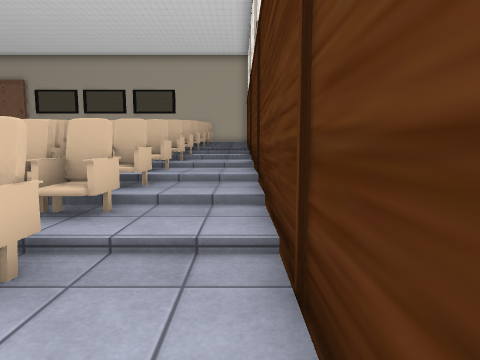
view 1 (above)

22 first-person views from a walk through a 3-D level made in the Unity game engine. The camera is 1.4 m above the floor, tilts 6° down and sees 75° across. The floor is counted in squares, 1.12 m on a side. Each view is taken from the middle of a square. On the plan, view 1 faces up. The plan holds only what a view shows up to about 14 squares ahead; the rest is blank. The player is left out. Some surface patterns are stand-ins.

view 2
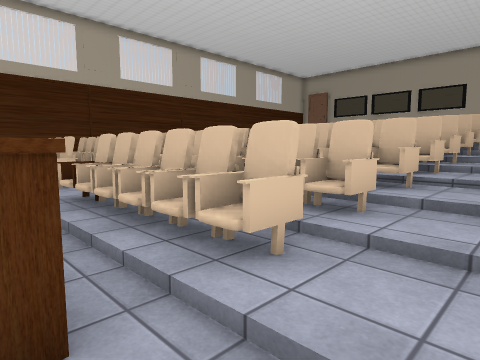

view 3
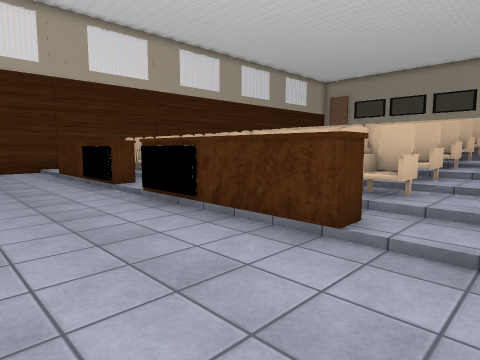

view 4
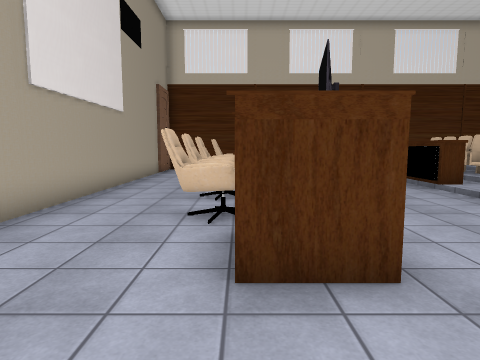

view 5
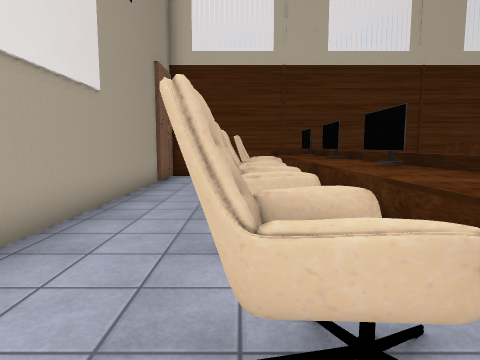

view 6
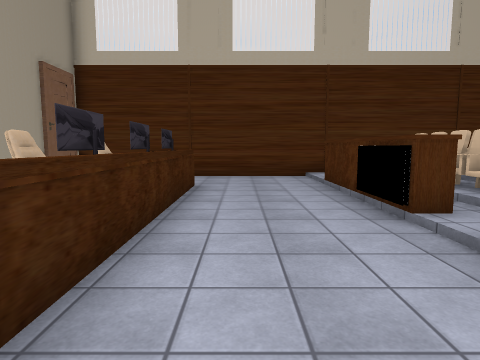

view 7
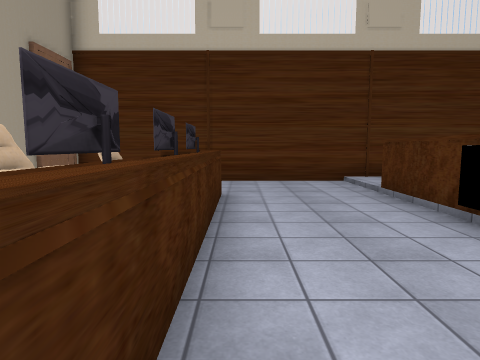

view 8
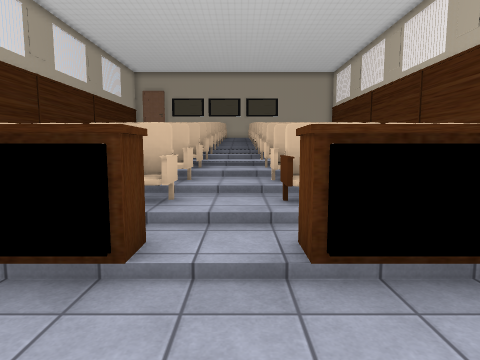

view 9
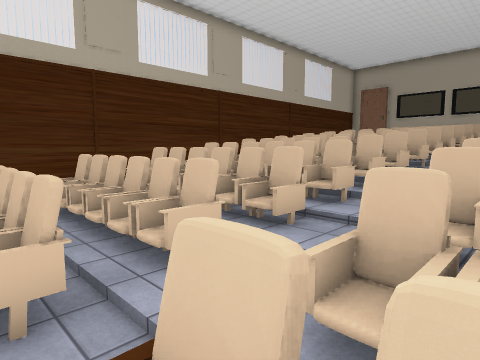

view 10
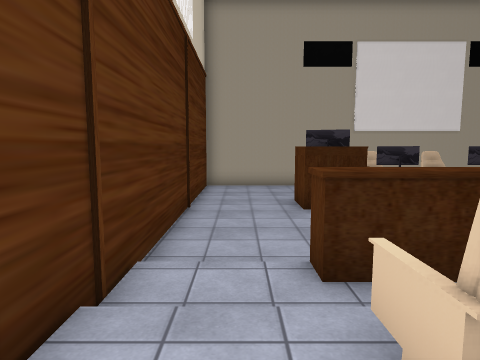

view 11
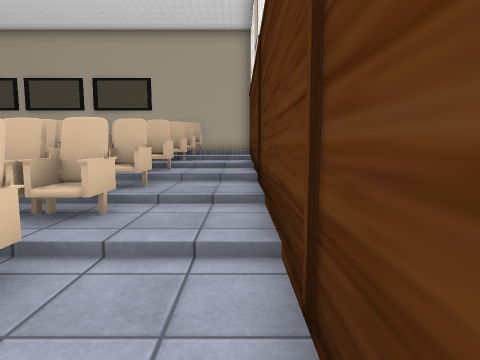

view 12
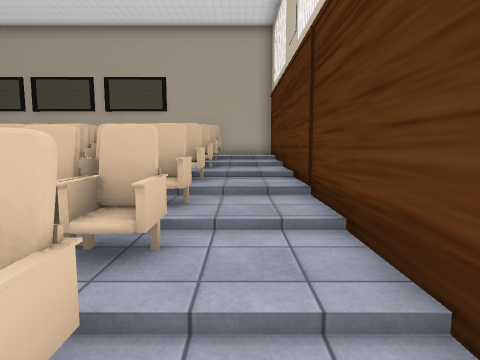

view 13
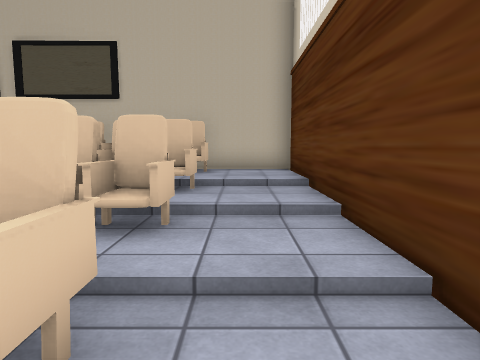

view 14
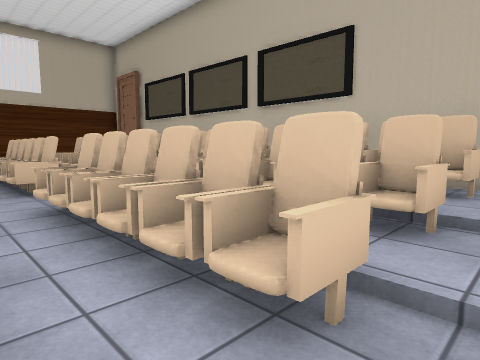

view 15
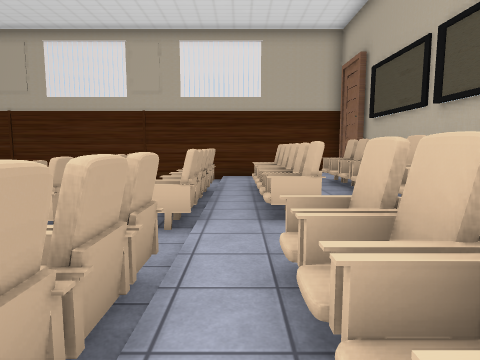

view 16
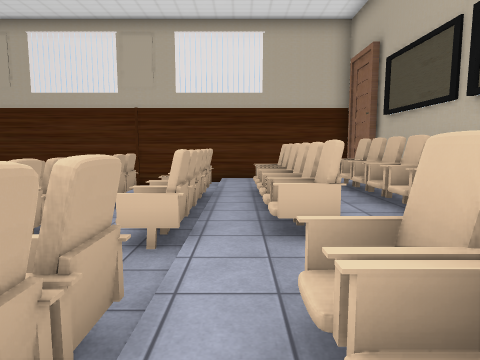

view 17
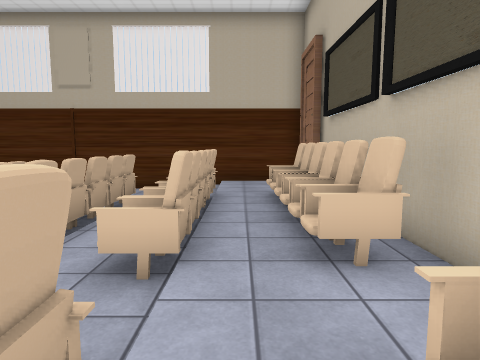

view 18
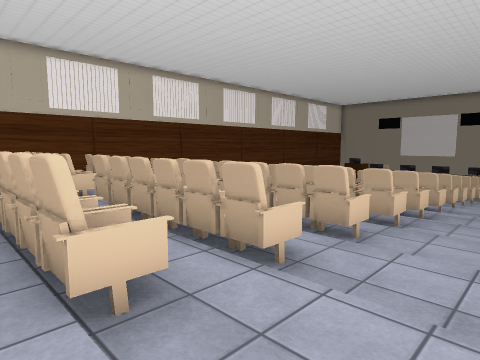

view 19
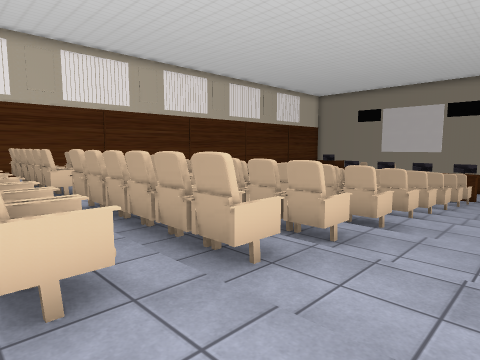

view 20
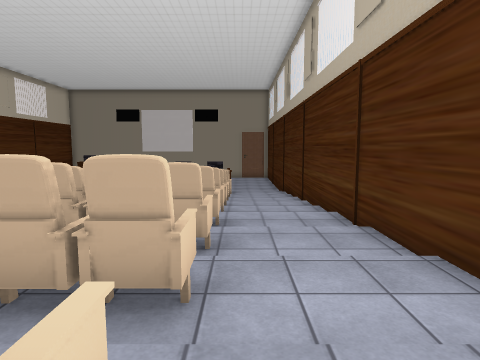

view 21
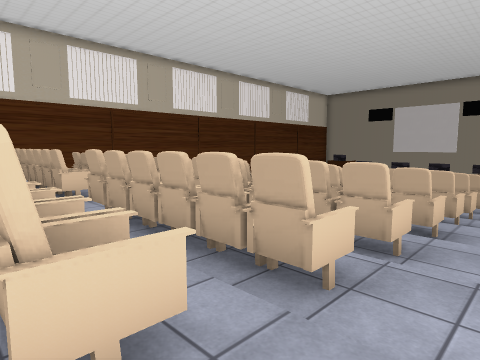

view 22
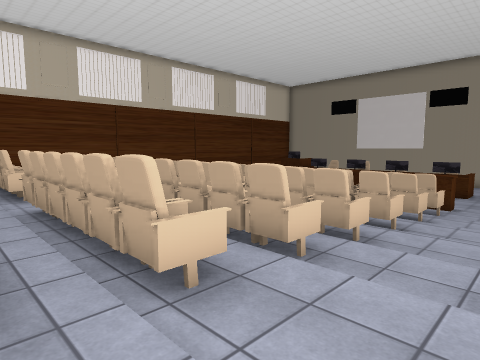

### Floor plan
Key: @ floor where view 1 was taken; # wall or solid block; x gap in a wall; . main floor; : floor 0.25 m higher than the main floor; + floor 0.5 m higher than the main floor; * floor 2 m higher than the main floor; % floor 2.25 m higher than the main floor; / step, stairs or slope; = window, fence, low wall or low ledge; ^ raised ledge.
Columns run from 18 left of view 1 to 1 right of it. Each row starts with its distance up from view 1.
 23       ####      ####
 22 ######%%x%%######%%#
 21 #%%%==##=%%/  = =%%#
 20 #%%%%%%%%%% %   %%%#
 19 #***=#=##=*====#=**#
 18 #************** ***#
 17 #***=#=##**====##**#
 16 #***=====**=====***#
 15 #///###### ######//#
 14 # //####   =#   ///#
 13 #///##//// ######//#
 12 #///==##==/== ===//#
 11 #///#####/ ## ###//#
 10 #///=/#  /  #  #=//#
  9 #//////////######//#
  8 #///=#=##//==## =//#
  7 #///##/////######//#
  6 #///======/ = = =//#
  5 #///######/######//#
  4 #///# ===//  = =///#
  3 #///######/######//#
  2 #///=#==# /=# =#=//#
  1 #///#####//######/ #
  0 # ++======+= ====+@
 -1 # ::#####/:x=####::
 -2 #  :   ##/:=/####::#
 -3 #: :    :::::::::::#
 -4 #///^####^/^####^//#
 -5 #..................#
 -6 #..................#
 -7 #..................#
 -8 #..................#
 -9 #.. ^#^#^^#^## #...#
-10 #   ^^^^^^^^^^  ...#
-11 #    #..#.#.##.....#
-12 #    ..............#
-13 #..................#
-14 ####################

Positions as (right, up) in squares from view 1, and headings:
1: (0, 0), facing up
2: (0, -4), facing up-left
3: (0, -8), facing up-left
4: (0, -10), facing left
5: (-4, -11), facing left
6: (-4, -7), facing left
7: (-6, -8), facing left
8: (-8, -7), facing up
9: (-6, -2), facing up-left
10: (-1, 0), facing down
11: (0, 6), facing up
12: (-1, 7), facing up
13: (-1, 13), facing up
14: (-1, 15), facing up-left
15: (-4, 18), facing left
16: (-5, 18), facing left
17: (-6, 20), facing left
18: (-17, 20), facing down-right
19: (-17, 15), facing down-right
20: (-15, 15), facing down
21: (-16, 15), facing down-right
22: (-17, 10), facing down-right
